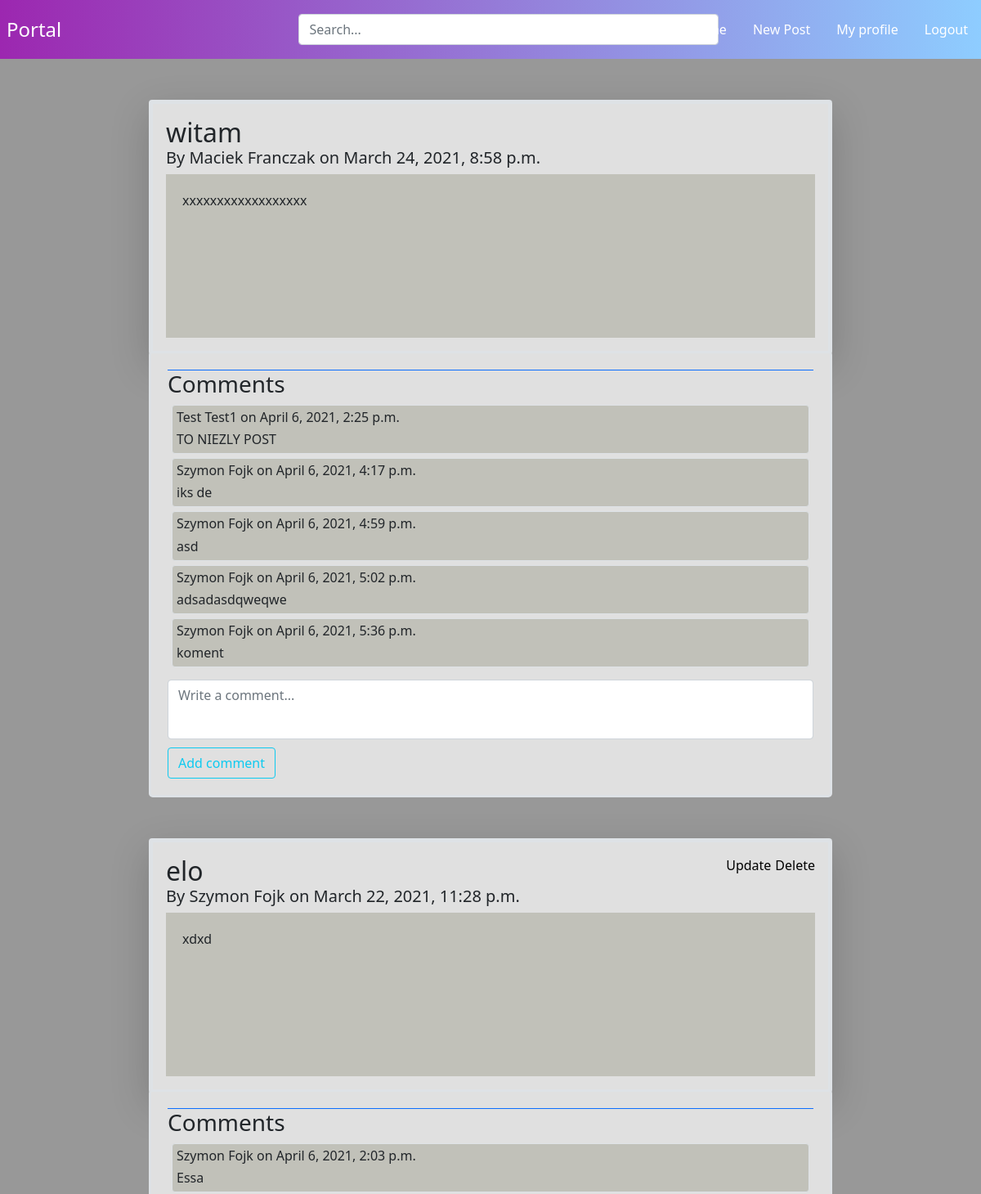
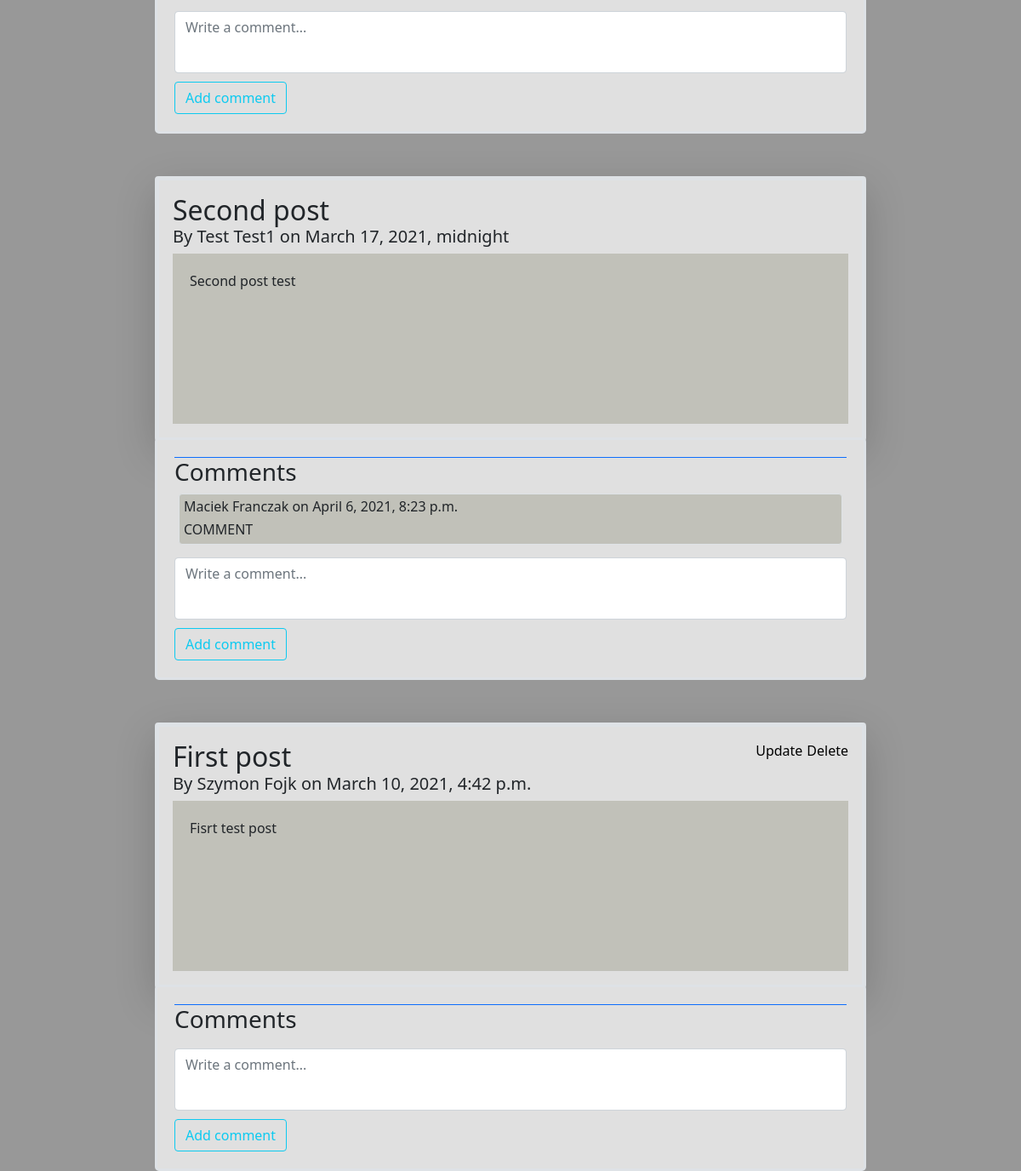
Before: /home/ (signed in) with the older database file (2 pictures, top to bottom).
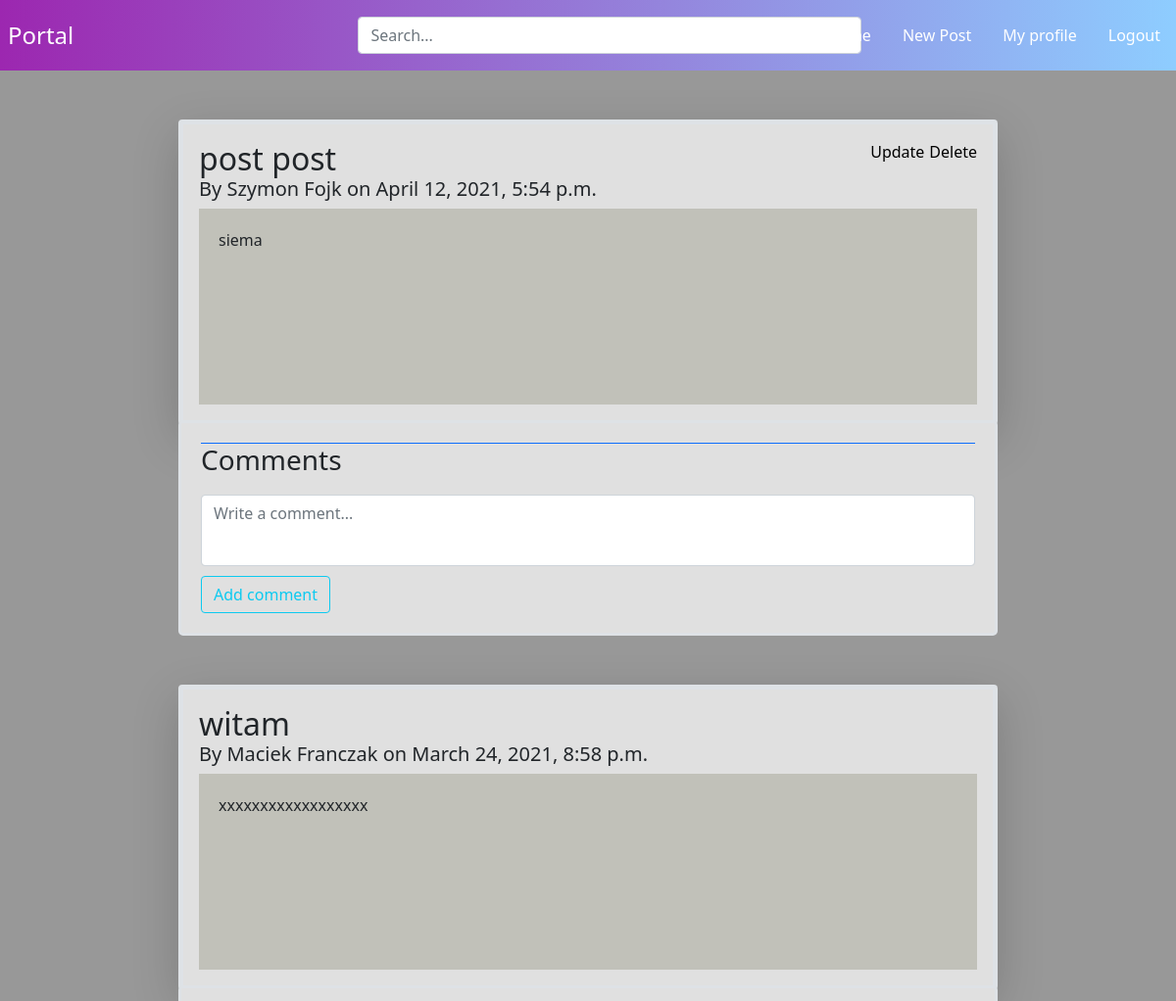
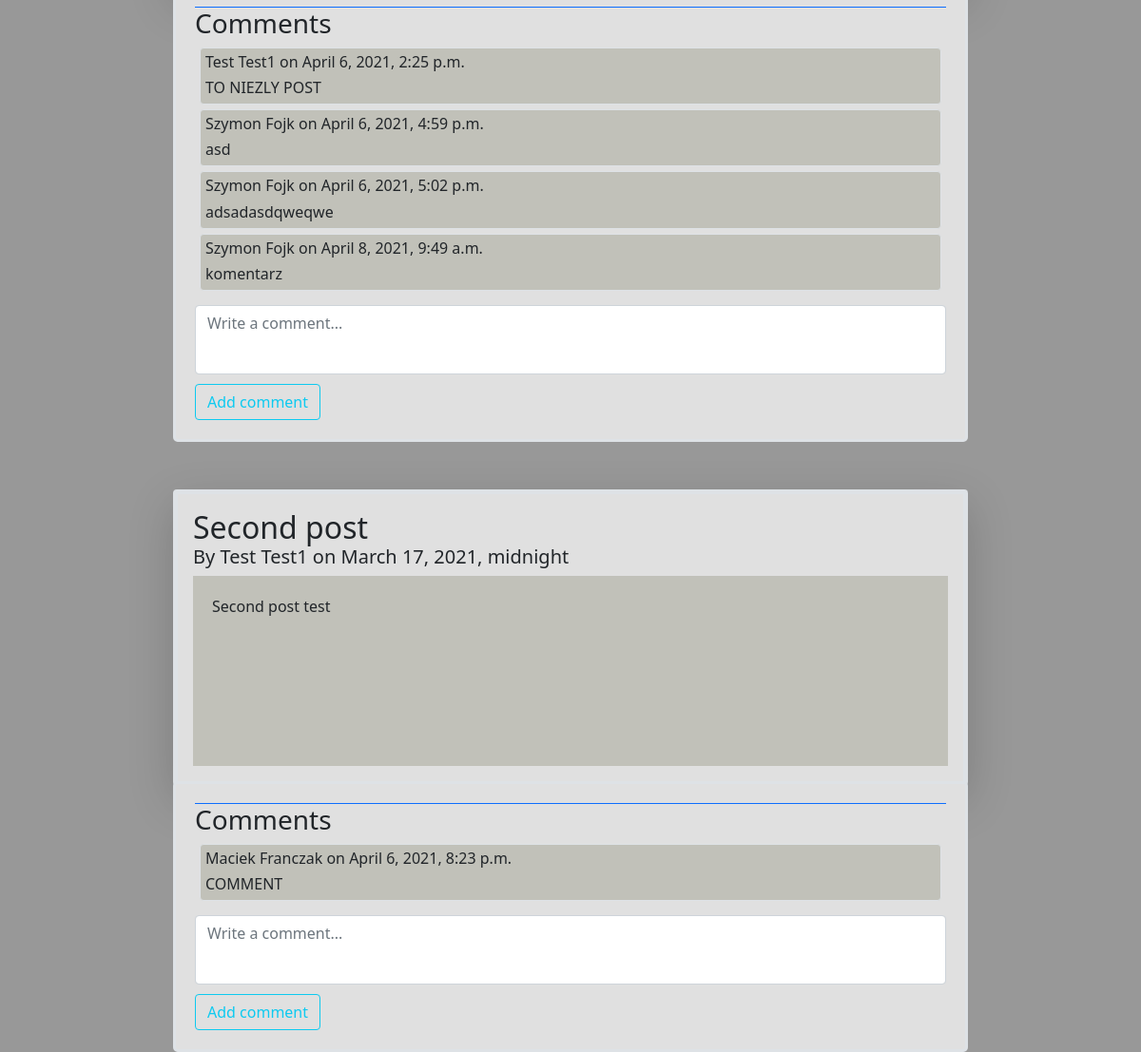
After: the same page with the newer database file (2 pictures, top to bottom).
### portal/models.py (models this page shows, shortened)
class Post(models.Model):
    title = models.CharField(max_length=100)
    content = models.TextField()
    date_posted = models.DateTimeField(default=timezone.now)
    author = models.ForeignKey(User, on_delete=models.CASCADE)

class Comment(models.Model):
    content = models.TextField()
    date_posted = models.DateTimeField(default=timezone.now)
    author = models.ForeignKey(User, on_delete=models.CASCADE)
    post = models.ForeignKey(Post, on_delete=models.CASCADE, related_name='comments')

### portal/views.py (the view, shortened to what this page needs)
# urls.py: path('home/', login_required(PostListView.as_view()), name='portal-home'),
class PostListView(ListView, FormMixin):
	model = Post
	template_name = 'portal/home.html'
	context_object_name = 'posts'
	ordering = ['-date_posted']
	form_class = CommentForm
	success_url = '/'

### portal/forms.py
class CommentForm(forms.ModelForm):
    class Meta:
        model = Comment
        fields = ('content',)

### users/models.py (called while the page is built)
    def get_friends(self):
        return self.friends.all()

### portal/templates/portal/home.html (shortened to what this page needs)
{% extends 'portal/wall.html' %}
{% load crispy_forms_tags %}
{% block content %}
  {% for post in posts %}
  {% if post.author in request.user.profile.get_friends or post.author == request.user%}
  <div class="border border-5 rounded shadow-lg p-3" style="margin-top:50px;padding:20px;background-color:#E0E0E0;border-color:#E0E0E0;margin-bottom:-5px;">
    <div>
      <h2 style="display: inline;"><a class="text-dark" href="{% url 'post-detail' post.id %}">{{ post.title }}</a></h2>
      {% if request.user.username == post.author.username %}
          <a style="display: inline;text-align:right;float:right;" href="{% url 'post-delete' post.id %}">Delete</a>
          <a style="display: inline;text-align:right;float:right;margin-right:5px;" href="{% url 'post-update' post.id %}">Update</a>
        {% endif %}
    </div>
      <h5>By <a class="text-dark" href="{% url 'profile' username=post.author %}">{{post.author.first_name}} {{post.author.last_name}}</a> on {{post.date_posted}}</h5>
      <div class="text">{{post.content}}</div>
  </div>
  <div class="border border-3 rounded-3" style="padding:20px;background-color:#E0E0E0;border-color:#E0E0E0;">
  <div class="comments border-top border-primary">
    <h3>Comments</h3>
    {% for comment in post.comments.all %}
    <div class="border rounded" style="margin:5px;background-color:#C1C1B9;">
      <h6 class="" style="margin:5px;" ><a class="text-dark" href="{% url 'profile' username=comment.author %}">{{comment.author.first_name}} {{comment.author.last_name}}</a> on {{comment.date_posted}}</h6>
      <div class="" style="margin:5px;">
        {{comment.content}}
      </div>
    </div>
    {% endfor %}
  </div>
  <form method="POST">
    <fieldset class="form-group">
      <div class="" style="margin-top:10px;">
        <textarea name="content" cols="40" rows="10" class="textarea form-control" required="" id="id_content" style="height: 73px;resize:none;" placeholder="Write a comment..." maxlength="500"></textarea>
      </div>
    </fieldset>
    <div class="form-group" style="margin-top:10px;">
      <button class="btn btn-outline-info" type="submit">Add comment</button>
    </div>
  </form>
</div>
  {% endif %}
  {% endfor %}
{% endblock content %}

### portal/templates/portal/wall.html (shortened to what this page needs)
{% load static %}
<!DOCTYPE html>
<html>
    <head>
      <link rel="stylesheet" href="{% static 'portal/base_style.css' %}">
      <link href="https://cdn.jsdelivr.net/npm/bootstrap@5.0.0-beta3/dist/css/bootstrap.min.css" rel="stylesheet">
    </head>
    <body class="" style="background-color:#989898;">
      <nav class="navbar">
        <div class="brand-title">Portal</div>
        {% if user.is_authenticated %}
        <div class="">
          <form action="{% url 'search' %}" method="get">
            <fieldset class="form-group">
              <input class="form-control" name="q" type="text" placeholder="Search..." style="width: 200%;margin-left:15%;">
            </fieldset>
          </form>
        </div>
        <div class="navbar-links">
          <ul>
              <li><a href="{% url 'portal-home' %}">Home</a></li>
              <li><a href="{% url 'post-create' %}">New Post</a></li>
              <li><a href="{% url 'profile' username=request.user.username %}">My profile</a></li>
              <li><a href="{% url 'logout' %}?next=/">Logout</a></li>
            {% endif %}
          </ul>
        </div>
      </nav>
      <div class="container" style="max-width:860px;">
          {% block content %}{% endblock %}
      </div>
    </body>
</html>

### portal/static/portal/base_style.css (style rules this page uses)
* { box-sizing: border-box; }
body { margin: 0; padding: 0; }
a:active, a:link { text-decoration: none; color: black; }
.text { height:200px; background-color: #C1C1B9; width: 100%; padding: 20px; }
.navbar { display: flex; position: relative; justify-content: space-between; align-items: center; background: linear-gradient(to right, #9c27b0, #8ecdff);; color: white; }
.brand-title { font-size: 1.5rem; margin: .5rem; }
.navbar-links { height: 100%; }
.navbar-links ul { display: flex; margin: 0; padding: 0; }
.navbar-links li { list-style: none; }
.navbar-links li a { display: block; text-decoration: none; color: white; padding: 1rem; }

Changed rows visible on the page:
removed Comment: author.first_name "Szymon", author.last_name "Fojk", date_posted "April 6, 2021, 4:17 p.m.", content "iks de", shown under Post "witam"
removed Comment: author.first_name "Szymon", author.last_name "Fojk", date_posted "April 6, 2021, 5:36 p.m.", content "koment", shown under Post "witam"
removed Post: title "elo", shows "Delete", author.first_name "Szymon", author.last_name "Fojk", date_posted "March 22, 2021, 11:28 p.m.", content "xdxd"
removed Comment: author.first_name "Szymon", author.last_name "Fojk", date_posted "April 6, 2021, 2:03 p.m.", content "Essa", shown under "elo"
removed Post: title "First post", shows "Delete", author.first_name "Szymon", author.last_name "Fojk", date_posted "March 10, 2021, 4:42 p.m.", content "Fisrt test post"
added Post: title "post post", shows "Delete", author.first_name "Szymon", author.last_name "Fojk", date_posted "April 12, 2021, 5:54 p.m.", content "siema"
added Comment: author.first_name "Szymon", author.last_name "Fojk", date_posted "April 8, 2021, 9:49 a.m.", content "komentarz", shown under Post "witam"
